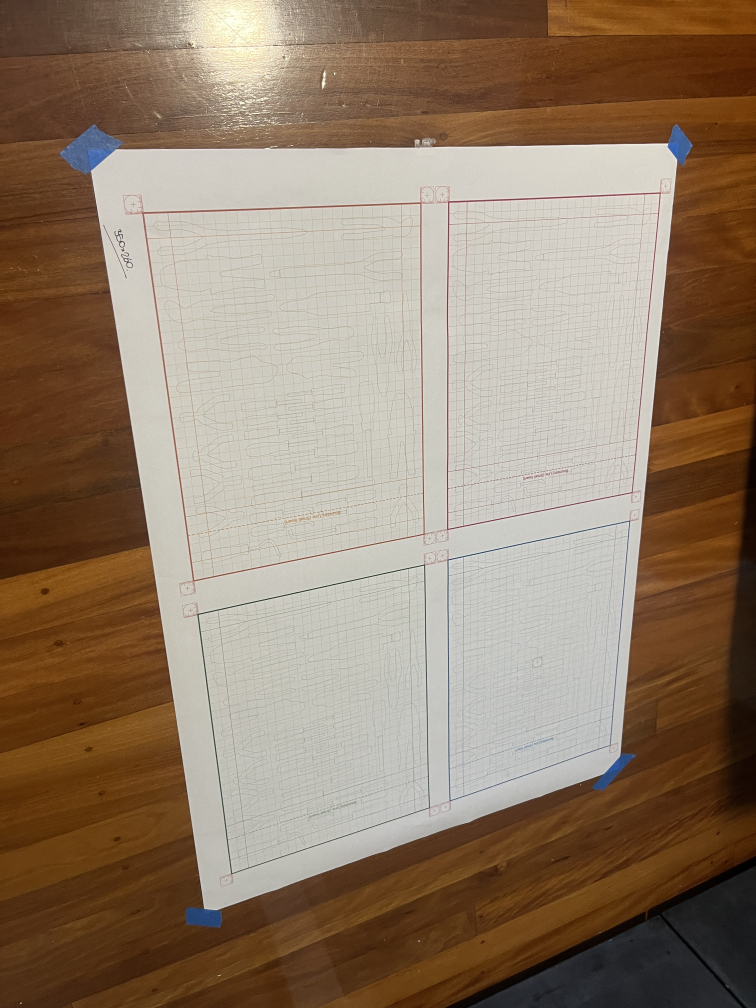
#> input picture data/inputs/colour_benchmark/ceilinglight__badangle__flat__01.JPG, 3024 x 4032 px (shown at 1/4 size); its folder holds only this picture in this run
$ python -i marker_rectify_fast_v4.py   (imports and definitions only)
#> lines starting #> are read from the running program, lines starting #| are printed output that depends on the picture
"""Marker-based rectification — FAST v4 (geometric rescue for weak markers).

v3 reliably finds 4 candidates on every corpus image, but on
BLUE_PENCIL_CREASED_01 the TL marker is partly in shadow and the
morph chain reduces it to a small (~400 px) fragment.  The fragment's
centroid sits on the bright remnant, NOT on the marker's true centre,
which throws the rectification quad off.

v4 only changes the path AFTER global candidate detection has chosen
4 markers.  For each chosen marker it asks:

    "Is this candidate's area suspiciously small compared with the
     other three?  If yes, treat its centroid as unreliable and:
         (1) predict where it SHOULD be using parallelogram closure
             from the other 3 strong markers
         (2) re-search a generous ROI anchored on the predicted spot
             with the corner-aware template match and the ink_lab
             fallback (same methods as v3, just bigger neighbourhood)."

Every case that v3 already handled flows through unchanged because
their candidate areas are similar to each other (no suspect flag).

Returns the same shapes as v1/v2/v3 so the dev runner can call it
identically.
"""
from __future__ import annotations

from dataclasses import dataclass, field
from pathlib import Path
from typing import Optional, Tuple

import cv2
import numpy as np


# ---------------------------------------------------------------------------
# Tuning constants (Lab + morph + global filter identical to v3)
# ---------------------------------------------------------------------------

DELTA_A_MIN      = 12
ORANGE_TOLERANCE = 6
PAPER_PATCH_FRAC = 0.10
PAPER_BRIGHT_PCT = 75

COARSE_CLOSE_KSIZE = 18
COARSE_OPEN_KSIZE  = 15

CAND_MIN_AREA_PX     = 3000
CAND_MAX_AREA_PX     = 60000
CAND_MAX_ASPECT      = 1.6
CAND_MIN_SOLIDITY    = 0.65
EDGE_TOLERANCE_PX    = 4
MAX_CANDIDATES_KEPT  = 30

# Standard refine ROI (px on either side of the seed centroid)
ROI_HALF             = 110

# --- NEW for v4 ---
# Area-ratio at which a chosen marker is considered "suspect" relative to
# the other three.  A ratio of 0.40 means the smallest must be at least
# 40% of the median to be trusted; less than that triggers the
# geometric-rescue path.
SUSPECT_AREA_RATIO          = 0.40

# When a marker is suspect, we re-search around its geometrically
# predicted position with this larger ROI half-size.  220 px gives a
# 440x440 search window — enough to absorb a ~100 px prediction error
# and still keep the actual ~120 px marker inside.
SUSPECT_ROI_HALF            = 220

# When predicting the position from 3 strong corners, the predicted
# position must be inside the image with this much margin.  If not,
# the prediction is rejected (presumably caused by mis-labelling).
PREDICTION_INSET_PX         = 60


MARKER_MM         = 15.0
PAPER_W_MM        = 345.0
PAPER_H_MM        = 255.0
DEFAULT_PX_PER_MM = 10.0


# ---------------------------------------------------------------------------
# Return shapes — same as v1/v2/v3
# ---------------------------------------------------------------------------

@dataclass
class MarkerDetection:
    label: str
    centre_xy: Tuple[float, float]
    size_wh: Tuple[float, float]
    angle_deg: float
    method: str
    score: float
    box: np.ndarray = field(
        repr=False, default_factory=lambda: np.zeros((4, 2))
    )


@dataclass
class RectifyResult:
    warped: np.ndarray
    markers: dict[str, MarkerDetection]
    inner_corners_xy: dict[str, Tuple[float, float]]
    src_quad: np.ndarray
    homography: np.ndarray
    output_size_px: Tuple[int, int]
    paper_size_mm: Tuple[float, float]
    px_per_mm: float
    candidate_count: int = 0
    # Diagnostic: which labels (if any) were geometrically rescued
    rescued_labels: list[str] = field(default_factory=list)


def _save(debug_dir: Optional[Path],
          name: str,
          img: np.ndarray,
          *,
          max_w: int = 1800) -> None:
    if debug_dir is None:
        return
    debug_dir.mkdir(parents=True, exist_ok=True)
    h, w = img.shape[:2]
    if w > max_w:
        s = max_w / w
        img = cv2.resize(img, (int(w * s), int(h * s)))
    cv2.imwrite(str(debug_dir / name), img, [cv2.IMWRITE_JPEG_QUALITY, 92])


# ===========================================================================
# Lab paper-baseline + red-ink mask (identical to v3)
# ===========================================================================

def estimate_paper_lab(lab: np.ndarray) -> Tuple[float, float, float]:
    h, w = lab.shape[:2]
    fx, fy = int(w * PAPER_PATCH_FRAC), int(h * PAPER_PATCH_FRAC)
    cx, cy = w // 2, h // 2
    central = lab[cy - fy: cy + fy, cx - fx: cx + fx].reshape(-1, 3)
    L = central[:, 0]
    bright_thresh = np.percentile(L, PAPER_BRIGHT_PCT)
    chosen = central[L >= bright_thresh]
    return tuple(float(v) for v in np.median(chosen, axis=0))


def red_ink_mask(
    bgr: np.ndarray,
    paper_lab: Optional[Tuple[float, float, float]] = None,
) -> Tuple[np.ndarray, Tuple[float, float, float]]:
    lab = cv2.cvtColor(bgr, cv2.COLOR_BGR2LAB).astype(np.int16)
    if paper_lab is None:
        paper_lab = estimate_paper_lab(lab.astype(np.uint8))
    _, ap, bp = paper_lab
    a = lab[:, :, 1]
    b = lab[:, :, 2]
    delta_a = a - ap
    delta_b = b - bp
    mask = ((delta_a >= DELTA_A_MIN)
            & ((delta_b - delta_a) <= ORANGE_TOLERANCE)).astype(np.uint8) * 255
    return mask, paper_lab


# ===========================================================================
# Global candidate detection (identical to v3, with progressive relaxation)
# ===========================================================================

@dataclass
class _Candidate:
    contour: np.ndarray
    centre_xy: Tuple[float, float]
    minrect_size: Tuple[float, float]
    minrect_angle: float
    area: float
    solidity: float


def find_marker_candidates(
    bgr: np.ndarray,
    debug_dir: Optional[Path] = None,
) -> list[_Candidate]:
    mask, _paper_lab = red_ink_mask(bgr)
    k_close = cv2.getStructuringElement(
        cv2.MORPH_RECT, (COARSE_CLOSE_KSIZE, COARSE_CLOSE_KSIZE))
    closed = cv2.morphologyEx(mask, cv2.MORPH_CLOSE, k_close, iterations=2)
    k_open = cv2.getStructuringElement(
        cv2.MORPH_RECT, (COARSE_OPEN_KSIZE, COARSE_OPEN_KSIZE))
    core = cv2.morphologyEx(closed, cv2.MORPH_OPEN, k_open, iterations=1)
    _save(debug_dir, "01a_red_ink_mask.jpg", mask)
    _save(debug_dir, "01b_marker_core.jpg", core)

    h, w = bgr.shape[:2]
    cnts, _ = cv2.findContours(
        core, cv2.RETR_EXTERNAL, cv2.CHAIN_APPROX_SIMPLE,
    )

    rows = []
    for c in cnts:
        area = float(cv2.contourArea(c))
        if area > CAND_MAX_AREA_PX:
            continue
        rect = cv2.minAreaRect(c)
        (cx, cy), (rw, rh), ang = rect
        if rw == 0 or rh == 0:
            continue
        aspect = max(rw, rh) / min(rw, rh)
        if aspect > CAND_MAX_ASPECT:
            continue
        hull = cv2.convexHull(c)
        hull_area = float(cv2.contourArea(hull)) or 1.0
        solidity = area / hull_area
        if solidity < CAND_MIN_SOLIDITY:
            continue
        x, y, bw, bh = cv2.boundingRect(c)
        if (x < EDGE_TOLERANCE_PX or y < EDGE_TOLERANCE_PX
                or x + bw > w - EDGE_TOLERANCE_PX
                or y + bh > h - EDGE_TOLERANCE_PX):
            continue
        rows.append((area, c, cx, cy, rw, rh, ang, solidity))

    AREA_THRESHOLDS = [CAND_MIN_AREA_PX, 1500, 800, 400, 200]
    chosen_rows = []
    for threshold in AREA_THRESHOLDS:
        chosen_rows = [r for r in rows if r[0] >= threshold]
        if len(chosen_rows) >= 4:
            break

    survivors: list[_Candidate] = []
    for area, c, cx, cy, rw, rh, ang, solidity in chosen_rows:
        survivors.append(_Candidate(
            contour=c,
            centre_xy=(float(cx), float(cy)),
            minrect_size=(float(rw), float(rh)),
            minrect_angle=float(ang),
            area=area,
            solidity=solidity,
        ))
    survivors.sort(key=lambda s: s.area, reverse=True)
    survivors = survivors[:MAX_CANDIDATES_KEPT]

    if debug_dir is not None:
        vis = bgr.copy()
        for s in survivors:
            box = cv2.boxPoints(((s.centre_xy[0], s.centre_xy[1]),
                                  s.minrect_size, s.minrect_angle))
            cv2.polylines(vis, [box.astype(np.int32)],
                          True, (0, 255, 0), 3)
            cv2.circle(vis, (int(s.centre_xy[0]), int(s.centre_xy[1])),
                       8, (0, 255, 255), -1)
            cv2.putText(vis,
                        f"a={s.area:.0f}",
                        (int(s.centre_xy[0]) - 40, int(s.centre_xy[1]) - 30),
                        cv2.FONT_HERSHEY_SIMPLEX, 0.7, (0, 255, 0), 2)
        _save(debug_dir, "01c_candidates.jpg", vis)
    return survivors


def assign_corner_labels(
    candidates: list[_Candidate],
) -> dict[str, _Candidate]:
    """Bucket candidates into TL / TR / BR / BL quadrants by position
    relative to the candidate centroid, then pick the LARGEST in each
    quadrant.

    Why "largest" and not "furthest from centroid" (v3 logic)?
    The progressive area-relaxation in ``find_marker_candidates`` lets
    in small fragments (~300-700 px) that come from the morph open
    chipping ruler-tick lines off the marker body.  Those fragments
    sit slightly OUTSIDE the real marker centres, so they're
    further-from-centroid than the actual ~10 000-px marker bodies.
    Furthest-from-centroid would mis-select them as the marker.

    Largest-in-quadrant correctly grabs the big marker body whenever
    it survives the morph chain.  In the edge case where the real
    marker is reduced to a small fragment (PCC01 TL with deep
    shadow) the only candidate in that quadrant IS the small one,
    so it's still chosen -- and the suspect-area check downstream
    will flag it for geometric rescue.
    """
    if len(candidates) < 4:
        return {}
    centres = np.array([c.centre_xy for c in candidates], dtype=np.float32)
    cx_all = float(centres[:, 0].mean())
    cy_all = float(centres[:, 1].mean())

    buckets: dict[str, list[_Candidate]] = {
        "TL": [], "TR": [], "BR": [], "BL": [],
    }
    for cand in candidates:
        x, y = cand.centre_xy
        if x <= cx_all and y <= cy_all:
            buckets["TL"].append(cand)
        elif x > cx_all and y <= cy_all:
            buckets["TR"].append(cand)
        elif x > cx_all and y > cy_all:
            buckets["BR"].append(cand)
        else:
            buckets["BL"].append(cand)

    chosen: dict[str, _Candidate] = {}
    for label, items in buckets.items():
        if not items:
            continue
        # Largest by area wins; tie-break by furthest-from-centroid
        items.sort(
            key=lambda c: (
                c.area,
                (c.centre_xy[0] - cx_all) ** 2 + (c.centre_xy[1] - cy_all) ** 2,
            ),
            reverse=True,
        )
        chosen[label] = items[0]
    return chosen


# ===========================================================================
# Templates + refine methods (identical to v3)
# ===========================================================================

_CORNER_TICKS = {
    "TL": (False, True,  True,  False),
    "TR": (False, False, True,  True),
    "BR": (True,  False, False, True),
    "BL": (True,  True,  False, False),
}


# [194 lines left out: functions make_marker_template, method_template_match_oriented, method_ink_bbox_lab, score_candidate, predict_corner_position, _refine_marker_in_roi, not called in this run]


# ===========================================================================
# Public API
# ===========================================================================

def detect_markers_fast_v4(
    image_bgr: np.ndarray,
    *,
    expected_side: float = 120.0,
    debug_dir: Optional[Path] = None,
) -> Tuple[dict[str, MarkerDetection], int, list[str]]:
    """Detect markers via global candidates + geometric rescue.

    Returns ``(markers, n_candidates, rescued_labels)``.
    """
    if image_bgr is None or image_bgr.size == 0:
        raise ValueError("Empty image passed to detect_markers_fast_v4()")

    h, w = image_bgr.shape[:2]
    _save(debug_dir, "00_original.jpg", image_bgr)

    candidates = find_marker_candidates(image_bgr, debug_dir=debug_dir)
    if len(candidates) < 4:
        return {}, len(candidates), []

    chosen = assign_corner_labels(candidates)
    if len(chosen) < 4:
        return {}, len(candidates), []

    # ---- 1) Identify suspect candidates by area ratio ------------------
    areas = [c.area for c in chosen.values()]
    median_area = float(np.median(areas))
    suspect: dict[str, bool] = {
        label: (c.area / median_area) < SUSPECT_AREA_RATIO
        for label, c in chosen.items()
    }

    # Estimate expected_side from the NON-suspect candidates only --
    # using a partial detection's size would underestimate.
    side_estimates_strong = [
        (c.minrect_size[0] + c.minrect_size[1]) / 2.0
        for label, c in chosen.items()
        if not suspect[label]
    ]
    if side_estimates_strong:
        expected_side = float(np.median(side_estimates_strong))

    rescued_labels: list[str] = []
    final: dict[str, MarkerDetection] = {}

    # ---- 2) Refine the strong candidates first ------------------------
    # Their results feed the geometric prediction for the suspect ones.
    strong_centres: dict[str, Tuple[float, float]] = {}
    pending_suspect: list[str] = []
    for label, cand in chosen.items():
        if suspect[label]:
            pending_suspect.append(label)
            continue
        refined = _refine_marker_in_roi(
            image_bgr, label, cand.centre_xy, ROI_HALF,
            expected_side, debug_dir, debug_tag="",
        )
        if refined is None:
            # Fallback: keep the raw candidate
            (rw, rh) = cand.minrect_size
            ang = cand.minrect_angle
            if rw < rh:
                rw, rh = rh, rw
                ang += 90
            cx, cy = cand.centre_xy
            box = cv2.boxPoints(((cx, cy), (rw, rh), ang))
            final[label] = MarkerDetection(
                label=label, centre_xy=(cx, cy),
                size_wh=(rw, rh), angle_deg=ang,
                method="raw_candidate", score=99.0, box=box,
            )
            strong_centres[label] = (cx, cy)
            continue
        (cx, cy, rw, rh, ang), method, score = refined
        box = cv2.boxPoints(((cx, cy), (rw, rh), ang))
        final[label] = MarkerDetection(
            label=label, centre_xy=(cx, cy),
            size_wh=(rw, rh), angle_deg=ang,
            method=method, score=score, box=box,
        )
        strong_centres[label] = (cx, cy)

    # ---- 3) Rescue suspect ones via parallelogram closure -------------
    for label in pending_suspect:
        cand = chosen[label]
        predicted = predict_corner_position(strong_centres, label)
        seed: Tuple[float, float]
        if (predicted is not None
                and PREDICTION_INSET_PX <= predicted[0] <= w - PREDICTION_INSET_PX
                and PREDICTION_INSET_PX <= predicted[1] <= h - PREDICTION_INSET_PX):
            seed = predicted
            rescued_labels.append(label)
        else:
            # No reliable prediction -> fall back to the raw candidate centroid
            seed = cand.centre_xy

        refined = _refine_marker_in_roi(
            image_bgr, label, seed, SUSPECT_ROI_HALF,
            expected_side, debug_dir, debug_tag="_rescue",
        )

        if refined is None:
            # Last resort: synthesise a marker box using the predicted
            # position and the strong-marker median size.
            cx, cy = seed
            side = expected_side
            ang = 0.0
            box = cv2.boxPoints(((cx, cy), (side, side), ang))
            final[label] = MarkerDetection(
                label=label, centre_xy=(cx, cy),
                size_wh=(side, side), angle_deg=ang,
                method="predicted_only", score=99.0, box=box,
            )
            continue

        (cx, cy, rw, rh, ang), method, score = refined
        box = cv2.boxPoints(((cx, cy), (rw, rh), ang))
        final[label] = MarkerDetection(
            label=label, centre_xy=(cx, cy),
            size_wh=(rw, rh), angle_deg=ang,
            method=method + "_rescue", score=score, box=box,
        )

    if debug_dir is not None:
        # Final composite overlay (after rescue if any)
        vis = image_bgr.copy()
        for label, det in final.items():
            cv2.polylines(vis, [det.box.astype(np.int32)],
                          True, (0, 255, 0), 4)
            cx, cy = det.centre_xy
            cv2.circle(vis, (int(cx), int(cy)), 12, (0, 0, 255), -1)
            tag = f"{label} [{det.method}]"
            if label in rescued_labels:
                tag += " *RESCUED*"
            cv2.putText(vis, tag, (int(cx) + 18, int(cy) - 18),
                        cv2.FONT_HERSHEY_SIMPLEX, 1.4,
                        (0, 255, 0), 4)
        _save(debug_dir, "01e_final_after_rescue.jpg", vis)

    return final, len(candidates), rescued_labels


# ===========================================================================
# Inner-corner extraction + perspective warp (identical to v3)
# ===========================================================================

# [4 lines left out: function _inner_corner, not called in this run]


def rectify_with_markers_fast_v4(
    image_bgr: np.ndarray,
    *,
    paper_w_mm: float = PAPER_W_MM,
    paper_h_mm: float = PAPER_H_MM,
    px_per_mm: float = DEFAULT_PX_PER_MM,
    expected_side: float = 120.0,
    debug_dir: Optional[Path] = None,
) -> RectifyResult:
    out_w = int(round(paper_w_mm * px_per_mm))
    out_h = int(round(paper_h_mm * px_per_mm))

    markers, n_candidates, rescued = detect_markers_fast_v4(
        image_bgr, expected_side=expected_side, debug_dir=debug_dir,
    )
    missing = {"TL", "TR", "BR", "BL"} - markers.keys()
    if missing:
        raise RuntimeError(
            f"Required markers missing: {sorted(missing)}.  Detected: "
            f"{sorted(markers.keys())}  (candidates: {n_candidates})"
        )

    paper_centre = np.mean(
        [m.centre_xy for m in markers.values()], axis=0,
    )
    inner_corners = {
        label: _inner_corner(det.box, paper_centre)
        for label, det in markers.items()
    }
    src_quad = np.array(
        [inner_corners[k] for k in ("TL", "TR", "BR", "BL")],
        dtype=np.float32,
    )
    dst_quad = np.array(
        [[0, 0], [out_w - 1, 0], [out_w - 1, out_h - 1], [0, out_h - 1]],
        dtype=np.float32,
    )
    H = cv2.getPerspectiveTransform(src_quad, dst_quad)
    warped = cv2.warpPerspective(
        image_bgr, H, (out_w, out_h), flags=cv2.INTER_LANCZOS4,
    )

    if debug_dir is not None:
        vis = image_bgr.copy()
        for label, det in markers.items():
            cv2.polylines(vis, [det.box.astype(np.int32)],
                          True, (0, 255, 0), 4)
            cx, cy = det.centre_xy
            cv2.circle(vis, (int(cx), int(cy)), 8, (0, 0, 255), -1)
            cv2.putText(vis, label, (int(cx + 20), int(cy - 20)),
                        cv2.FONT_HERSHEY_SIMPLEX, 1.6, (0, 255, 0), 4)
        cv2.polylines(vis, [src_quad.astype(np.int32)],
                      True, (255, 200, 0), 5)
        _save(debug_dir, "10_inner_corners_and_quad.jpg", vis)
        _save(debug_dir, "20_rectified.jpg", warped)

    return RectifyResult(
        warped=warped,
        markers=markers,
        inner_corners_xy=inner_corners,
        src_quad=src_quad,
        homography=H,
        output_size_px=(out_w, out_h),
        paper_size_mm=(paper_w_mm, paper_h_mm),
        px_per_mm=px_per_mm,
        candidate_count=n_candidates,
        rescued_labels=rescued,
    )

>>> import cv2
>>> picture = cv2.imread('../../../data/inputs/colour_benchmark/ceilinglight__badangle__flat__01.JPG')
#> picture is the input picture: shape (4032, 3024, 3); mean B, G, R 106, 125.8, 145.7
>>> result = rectify_with_markers_fast_v4(picture)
#> in red_ink_mask, `lab = cv2.cvtColor(bgr, cv2.COLOR_BGR2LAB).astype(np.int16)`:
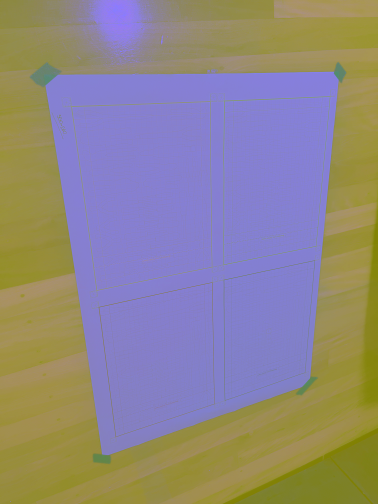
#> lab: shape (4032, 3024, 3) int16 (shown at 1/8 size); mean B, G, R 135.5, 134.4, 142.8
#> in estimate_paper_lab, `bright_thresh = np.percentile(L, PAPER_BRIGHT_PCT)`: bright_thresh = 212
#> in red_ink_mask, `paper_lab = estimate_paper_lab(lab.astype(np.uint8))`: paper_lab = (214, 127, 133)
#> in red_ink_mask, `_, ap, bp = paper_lab`: ap = 127; bp = 133
#> in red_ink_mask, `a = lab[:, :, 1]`:
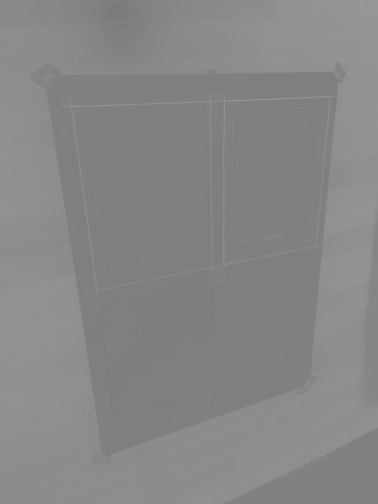
#> a: shape (4032, 3024) int16 (shown at 1/8 size); min 118, max 159, mean 134.4
#> in red_ink_mask, `b = lab[:, :, 2]`:
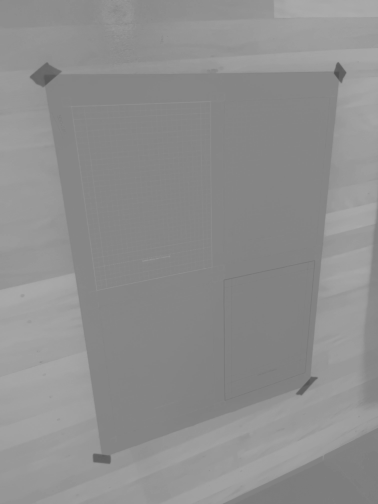
#> b: shape (4032, 3024) int16 (shown at 1/8 size); min 78, max 173, mean 142.8
#> in red_ink_mask, `delta_a = a - ap`:
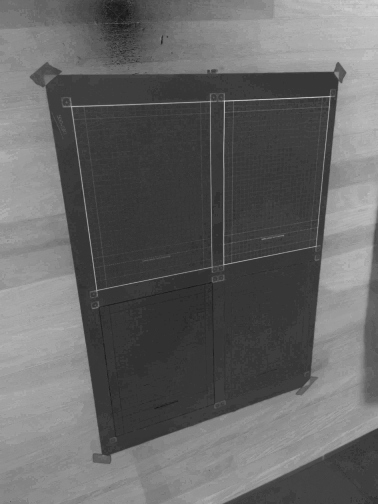
#> delta_a: shape (4032, 3024) float64 (shown at 1/8 size); min -9, max 32, mean 7.4; drawn with min black and max white
#> in red_ink_mask, `delta_b = b - bp`:
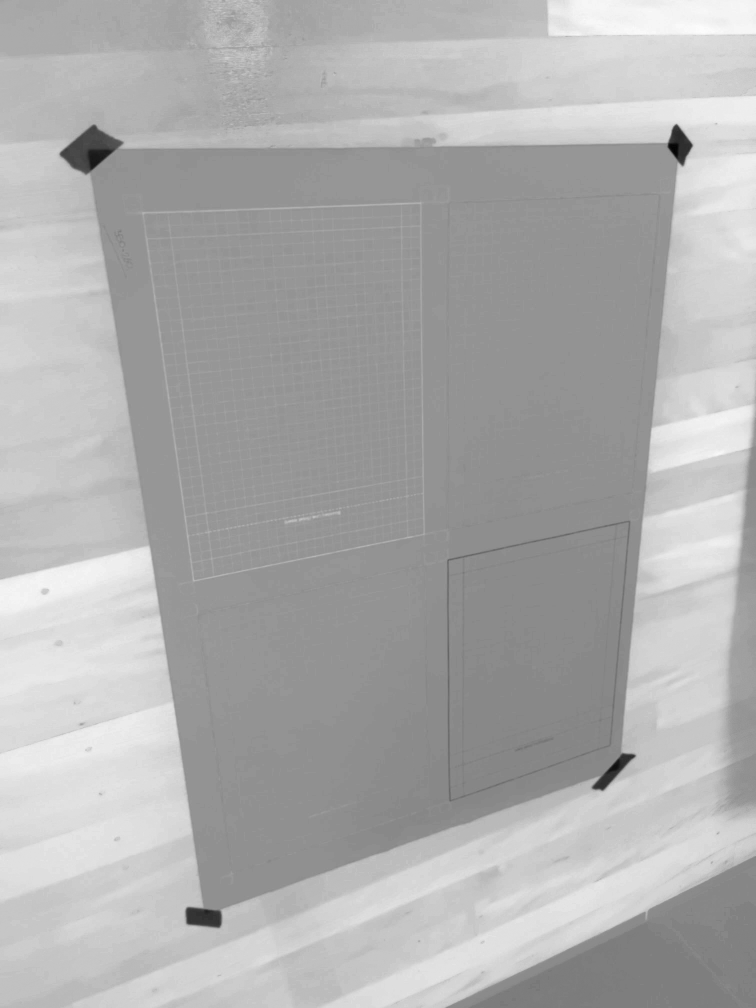
#> delta_b: shape (4032, 3024) float64 (shown at 1/4 size); min -55, max 40, mean 9.8; drawn with min black and max white
#> (the rest of the program and of its run is left out)
